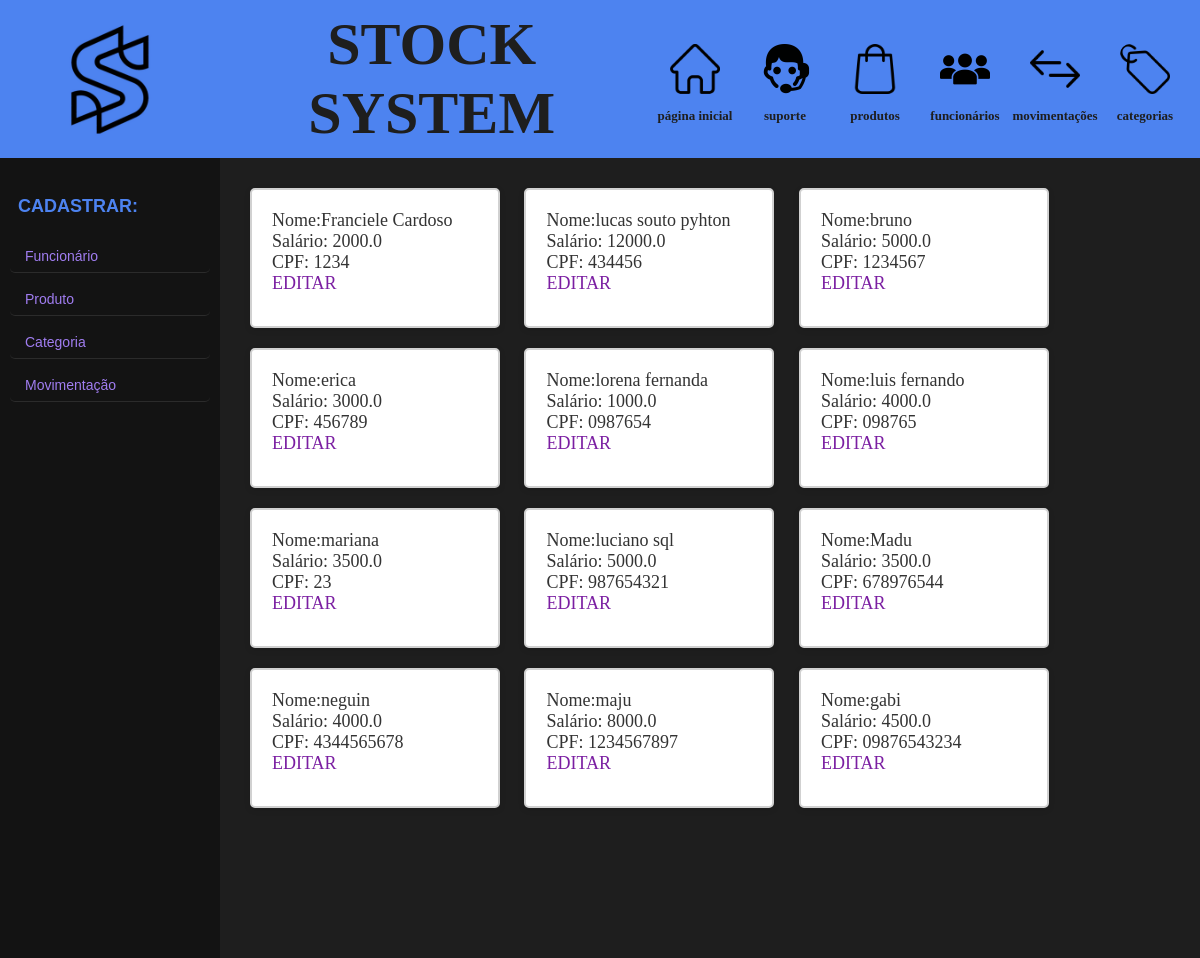
The page /funcionario on the database its author committed.
### models.py (models this page shows, shortened)
class Funcionario(Base):
    __tablename__ = 'funcionario'
    nome = Column(String(40), nullable=False, index=True)
    id = Column(Integer, primary_key=True, unique=True)
    cpf = Column(String(11), nullable=False, index=True, unique=True)
    salario = Column(Float, nullable=False, index=False)
    def serialize_funcionario(self):
        dados_funcionario = {
            "id_funcionario": self.id,
            "nome": self.nome,
            "cpf": self.cpf,
            "salario": self.salario,
        }
        return dados_funcionario

### app.py (the view)
@app.route('/funcionario', methods=['GET'])
def funcionario():
    sql_funcionario = select(Funcionario)
    resultado_funcionario = db_session.execute(sql_funcionario).scalars()
    lista_funcionario = []
    for n in resultado_funcionario:
        lista_funcionario.append(n.serialize_funcionario())
        print(lista_funcionario[-1])
    return render_template('funcionario.html',
                           lista_funcionario=lista_funcionario)

### templates/funcionario.html
{% extends 'template.html' %}
{% block conteudo %}
{% for item in lista_funcionario %}
<div class="conteudo_funcionario">
    <p> Nome:{{item.nome}} </p>
    <p> Salário: {{item.salario}} </p>
    <p> CPF: {{item.cpf}}</p>
    <a href="{{url_for('editar_funcionario', id_funcionario=item.id_funcionario)}}"> EDITAR</a>
</div>
{% endfor %}
{% endblock conteudo %}

### static/template.css (style rules this page uses)
* { margin: 0; padding: 0; box-sizing: border-box; transition: all 0.3s ease-in-out; }
html, body { height: 100%; font-family: "Baskerville Old Face", serif; background-color: #131313; color: #2c2c2c; }
body { display: flex; flex-direction: column; }
a { color: #7b1fa2; text-decoration: none; transition: color 0.3s; }
.conteudo_funcionario { background: #ffffff; text-align: start; display: inline-block; width: 250px; height: 140px; border-radius: 5px; font-size: 18px; padding: 20px; border: 2px solid #d1d1d1; margin: 10px; box-shadow: 0 2px 6px rgba(0, 0, 0, 0.1); transition: transform 0.3s, box-shadow 0.3s; color: #333; font-family: 'Georgia', serif; }
body { font-family: 'Arial', sans-serif; background-color: #1e1e2f; color: #ffffff; margin: 0; padding: 0; }

### rows shown on the page
Funcionario: nome "Franciele Cardoso", salario "2000.0", cpf "1234"
Funcionario: nome "lucas souto pyhton", salario "12000.0", cpf "434456"
Funcionario: nome "bruno", salario "5000.0", cpf "1234567"
Funcionario: nome "erica", salario "3000.0", cpf "456789"
Funcionario: nome "lorena fernanda", salario "1000.0", cpf "0987654"
Funcionario: nome "luis fernando", salario "4000.0", cpf "098765"
Funcionario: nome "mariana", salario "3500.0", cpf "23"
Funcionario: nome "luciano sql", salario "5000.0", cpf "987654321"
Funcionario: nome "Madu", salario "3500.0", cpf "678976544"
Funcionario: nome "neguin", salario "4000.0", cpf "4344565678"
Funcionario: nome "maju", salario "8000.0", cpf "1234567897"
Funcionario: nome "gabi", salario "4500.0", cpf "09876543234"
